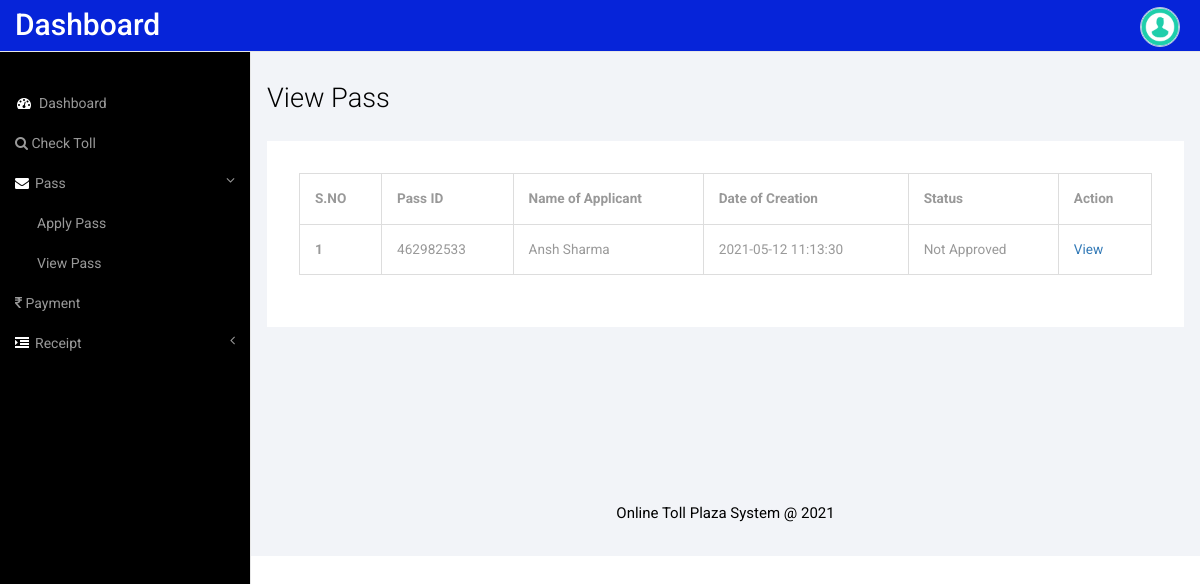
The app's page /user/view-pass.php (signed in) with its own data.
### tables this page shows
CREATE TABLE `pass` (
  `ID` int(10) NOT NULL,
  `UserId` varchar(120) NOT NULL,
  `VehicleCat` varchar(120) DEFAULT NULL,
  `VehicleName` varchar(120) DEFAULT NULL,
  `RegNumber` char(50) DEFAULT NULL,
  `passtype` varchar(30) NOT NULL,
  `Validityfrom` varchar(120) DEFAULT NULL,
  `ValidityTo` varchar(120) DEFAULT NULL,
  `AppName` varchar(120) DEFAULT NULL,
  `AppAge` int(20) NOT NULL,
  `AppAdd` mediumtext,
  `PassCost` varchar(50) DEFAULT NULL,
  `CreationDate` timestamp NOT NULL DEFAULT CURRENT_TIMESTAMP,
  `status` varchar(30) NOT NULL DEFAULT 'Not Approved',
  `EnterVehiclecity` varchar(30) NOT NULL
);

### user/view-pass.php (the view, shortened to what this page needs)
<?php
include('includes/dbconnection.php');
if (strlen($_SESSION['ttmssid']==0)) {
  header('location:logout.php');
  } else{
  ?>
<!DOCTYPE HTML>
<html>
<head>
<link href="css/bootstrap.min.css" rel='stylesheet' type='text/css' />
<link href="css/style.css" rel='stylesheet' type='text/css' />
<link href="css/font-awesome.css" rel="stylesheet">
</head>
<body>
<div id="wrapper">
     <?php include_once('includes/sidebar.php');?>
        <?php include_once('includes/header.php');?>
        <div id="page-wrapper">
        <div class="col-md-12 graphs">
	   <div class="xs">
  	<h3>View Pass</h3>
	<div class="bs-example4" data-example-id="simple-responsive-table">
    <div class="table-responsive">
      <table class="table table-bordered">
        <thead>
          <tr>
            <th>S.NO</th>
            <th>Pass ID</th>
            <th>Name of Applicant</th>
            <th>Date of Creation</th>
            <th>Status</th>
            <th>Action</th>
            </tr>
        </thead>
        <tbody>
           <?php
$sid=$_SESSION['ttmssid'];
$ret=mysqli_query($con,"select * from pass where UserId='$sid'");
$cnt=1;
while ($row=mysqli_fetch_array($ret)) {
?>
          <tr>
            <th scope="row"><?php echo $cnt;?></th>
                <td><?php  echo $row['ID'];?></td>
                <td><?php  echo $row['AppName'];?></td>
                <td><?php  echo $row['CreationDate'];?></td>
                <td><?php  echo $row['status'];?></td>
                  <td><a href="view-pass1.php?viewid=<?php echo $row['ID'];?>">View </a></td>
                </tr>
                <?php
$cnt=$cnt+1;
}?>
        </tbody>
      </table>
    </div>
  </div>
  </div>
  <?php include_once('includes/footer.php');?>
   </div>
      </div>
   </div>
<link href="css/custom.css" rel="stylesheet">
</body>
</html>
<?php }  ?>

### user/css/style.css (style rules this page uses)
h4, h5, h6, h1, h2, h3 { margin-top: 0; }
html, body { font-family: 'Roboto', sans-serif; font-size: 100%; background:#000; overflow-x: hidden; }
body a { transition:0.5s all; -webkit-transition:0.5s all; -moz-transition:0.5s all; -o-transition:0.5s all; -ms-transition:0.5s all; }
.graphs { padding: 2em 1em; background: #f2f4f8; font-family: 'Roboto', sans-serif; }
.bs-example4 { background: #fff; padding: 2em; }
.xs h3, .widget_head { color:#000; font-size:1.7em; font-weight:300; margin-bottom: 1em; }
.table > thead > tr > th, .table > tbody > tr > th, .table > tfoot > tr > th, .table > thead > tr > td, .table > tbody > tr > td, .table > tfoot > tr > td { border-top: none !important; }
.table > thead > tr > th, .table > tbody > tr > th, .table > tfoot > tr > th, .table > thead > tr > td, .table > tbody > tr > td, .table > tfoot > tr > td { font-size: 0.85em; color: #999; }
.table td, .table>tbody>tr>td, .table>tbody>tr>th, .table>tfoot>tr>td, .table>tfoot>tr>th, .table>thead>tr>td, .table>thead>tr>th { padding:15px !important; }
.table > thead > tr > th { border-bottom: 1px solid #ddd !important; }

### user/css/custom.css (style rules this page uses)
#wrapper { width: 100%; }
#page-wrapper { min-height: 568px; background-color: #fff; }
@media (min-width:768px) { #page-wrapper { position: inherit; margin: 0 0 0 250px; border-left: 1px solid #e7e7e7; } }

### records on screen
pass: ID "462982533", AppName "Ansh Sharma", CreationDate "2021-05-12 11:13:30", status "Not Approved"
